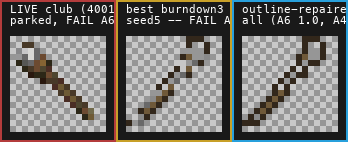
#> input picture tools/art_lint/gate_package/club_outline_repair_option.png, 348 x 142 px
$ python outline_repair.py --src gate_package/club_outline_repair_option.png --dst out.png
#> lines starting #> are read from the running program, lines starting #| are printed output that depends on the picture
#!/usr/bin/env python3
"""Outline-repair pass: trace the darkest in-sprite ramp color onto every
silhouette-boundary pixel.

A6 (art-lint-spec) defines a boundary pixel as an opaque pixel with at least one
4-neighbor that is transparent or out of bounds, and counts it as "dark" when
max(r,g,b) < 70. Creatures/items must have >= 0.90 dark-boundary coverage.

This pass takes a sprite that reads correctly but has a broken/partial outline,
finds its own darkest fully-opaque color (min by max channel -- the natural
outline color already in the ramp), and paints that color onto the full
silhouette boundary. Because the color is already in the sprite (hence already a
palette member after snapping), A1 stays green; because no new color is
introduced, A4/A5 cannot get worse; A6 goes to ~1.0.

Does not touch interior pixels, alpha, or resolution. This is a repair, not a
redesign -- it only rewrites the one-pixel edge.
"""
import argparse
import os
import sys

from PIL import Image


def darkest_opaque_color(im):
    colors = set()
    w, h = im.size
    px = im.load()
    for y in range(h):
        for x in range(w):
            r, g, b, a = px[x, y]
            if a == 255:
                colors.add((r, g, b))
    if not colors:
        return None
    return min(colors, key=lambda c: max(c))


def boundary_pixels(im):
    w, h = im.size
    px = im.load()
    out = []
    for y in range(h):
        for x in range(w):
            if px[x, y][3] != 255:
                continue
            for dx, dy in ((1, 0), (-1, 0), (0, 1), (0, -1)):
                nx, ny = x + dx, y + dy
                if nx < 0 or ny < 0 or nx >= w or ny >= h or px[nx, ny][3] == 0:
                    out.append((x, y))
                    break
    return out


def repair(src, dst):
#> called with dst = 'out.png'
    im = Image.open(src).convert("RGBA")
    dark = darkest_opaque_color(im)
#> after the loop in darkest_opaque_color, `for y in range(h):`: colors = 216 items
#> dark = (25, 25, 25)
    if dark is None:
        raise SystemExit(f"{src}: no opaque pixels")
    if max(dark) >= 70:
        raise SystemExit(
            f"{src}: darkest in-sprite color {dark} has max channel {max(dark)} >= 70; "
            "tracing it would not satisfy A6's dark-boundary test. Aborting rather than "
            "introducing an off-ramp color.")
    px = im.load()
    changed = 0
    for (x, y) in boundary_pixels(im):
#> in boundary_pixels, `w, h = im.size`: w = 348; h = 142
        if px[x, y][:3] != dark:
            px[x, y] = (*dark, 255)
            changed += 1
#> after the loop, changed = 976
    os.makedirs(os.path.dirname(dst) or ".", exist_ok=True)
    im.save(dst)
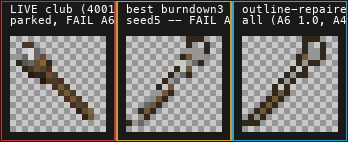
#> saved as out.png: PIL image 348x142 RGBA; mean R, G, B, A 110.2, 108.5, 106, 255
    print(f"{os.path.basename(src)} -> {os.path.basename(dst)}: "
          f"outline color {dark}, {changed} boundary pixels rewritten")
#| club_outline_repair_option.png -> out.png: outline color (25, 25, 25), 976 boundary pixels rewritten
    return dark, changed


if __name__ == "__main__":
    ap = argparse.ArgumentParser(description="Trace darkest in-sprite color onto silhouette boundary")
    ap.add_argument("--src", required=True)
    ap.add_argument("--dst", required=True)
    args = ap.parse_args()
    repair(args.src, args.dst)
